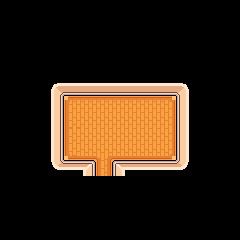

This is a level from a 2D game, rendered from its Tiled map with the project's own tilesets. A one-line summary and the complete map file follow:
An orthogonal 15x15 tile map with 16x16 px tiles, 2 tile layers (tiles, above), 1 hidden layer not drawn and 1 object (43,34).

<map version="1.0" orientation="orthogonal" renderorder="right-down" width="15" height="15" tilewidth="16" tileheight="16" nextobjectid="2">
 <tileset firstgid="1" name="tileset" tilewidth="16" tileheight="16" tilecount="1120" columns="28">
  <image source="tileset.png" width="448" height="640" />
 </tileset>
 <layer name="tiles" width="15" height="15">
  <data encoding="csv">
0,0,0,0,0,0,0,0,0,0,0,0,0,0,0,
0,0,0,0,0,0,0,0,0,0,0,0,0,0,0,
0,0,0,0,0,0,0,0,0,0,0,0,0,0,0,
0,0,0,0,0,0,0,0,0,0,0,0,0,0,0,
0,0,0,0,0,0,0,0,0,0,0,0,0,0,0,
0,0,0,841,842,843,845,845,845,845,845,846,0,0,0,
0,0,0,869,870,871,871,871,871,871,873,930,0,0,0,
0,0,0,869,898,899,899,899,899,899,901,930,0,0,0,
0,0,0,869,898,899,899,899,899,899,901,930,0,0,0,
0,0,0,869,926,927,928,927,927,927,929,930,0,0,0,
0,0,0,953,954,955,956,957,954,954,954,958,0,0,0,
0,0,0,0,0,0,0,0,0,0,0,0,0,0,0,
0,0,0,0,0,0,0,0,0,0,0,0,0,0,0,
0,0,0,0,0,0,0,0,0,0,0,0,0,0,0,
0,0,0,0,0,0,0,0,0,0,0,0,0,0,0
</data>
 </layer>
 <layer name="above" width="15" height="15">
  <data encoding="csv">
0,0,0,0,0,0,0,0,0,0,0,0,0,0,0,
0,0,0,0,0,0,0,0,0,0,0,0,0,0,0,
0,0,0,0,0,0,0,0,0,0,0,0,0,0,0,
0,0,0,0,0,0,0,0,0,0,0,0,0,0,0,
0,0,0,0,0,0,0,0,0,0,0,0,0,0,0,
0,0,0,0,0,0,0,0,0,0,0,0,0,0,0,
0,0,0,0,0,0,0,0,0,0,0,0,0,0,0,
0,0,0,0,0,0,0,0,0,0,0,0,0,0,0,
0,0,0,0,0,0,0,0,0,0,0,0,0,0,0,
0,0,0,0,0,0,0,0,0,0,0,0,0,0,0,
0,0,0,0,0,0,0,0,0,0,0,0,0,0,0,
0,0,0,0,0,0,0,0,0,0,0,0,0,0,0,
0,0,0,0,0,0,0,0,0,0,0,0,0,0,0,
0,0,0,0,0,0,0,0,0,0,0,0,0,0,0,
0,0,0,0,0,0,0,0,0,0,0,0,0,0,0
</data>
 </layer>
 <layer name="Collision-Layer" width="15" height="15" visible="0" opacity="0.5">
  <data encoding="csv">
0,0,0,0,0,0,0,0,0,0,0,0,0,0,0,
0,0,0,0,0,0,0,0,0,0,0,0,0,0,0,
0,0,0,0,0,0,0,0,0,0,0,0,0,0,0,
0,0,0,0,0,0,0,0,0,0,0,0,0,0,0,
0,0,0,0,0,0,0,0,0,0,0,0,0,0,0,
0,0,0,330,330,330,330,330,330,330,330,330,0,0,0,
0,0,0,330,0,0,0,0,0,0,0,330,0,0,0,
0,0,0,330,0,0,0,0,0,0,0,330,0,0,0,
0,0,0,330,0,0,0,0,0,0,0,330,0,0,0,
0,0,0,330,0,0,0,0,0,0,0,330,0,0,0,
0,0,0,330,330,330,0,330,330,330,330,330,0,0,0,
0,0,0,0,0,0,0,0,0,0,0,0,0,0,0,
0,0,0,0,0,0,0,0,0,0,0,0,0,0,0,
0,0,0,0,0,0,0,0,0,0,0,0,0,0,0,
0,0,0,0,0,0,0,0,0,0,0,0,0,0,0
</data>
 </layer>
 <objectgroup name="Teleport-Layer">
  <object id="1" name="west_forest" type="43,34" x="96" y="176" width="16" height="16" />
 </objectgroup>
 <objectgroup name="Entity-Layer" />
</map>
